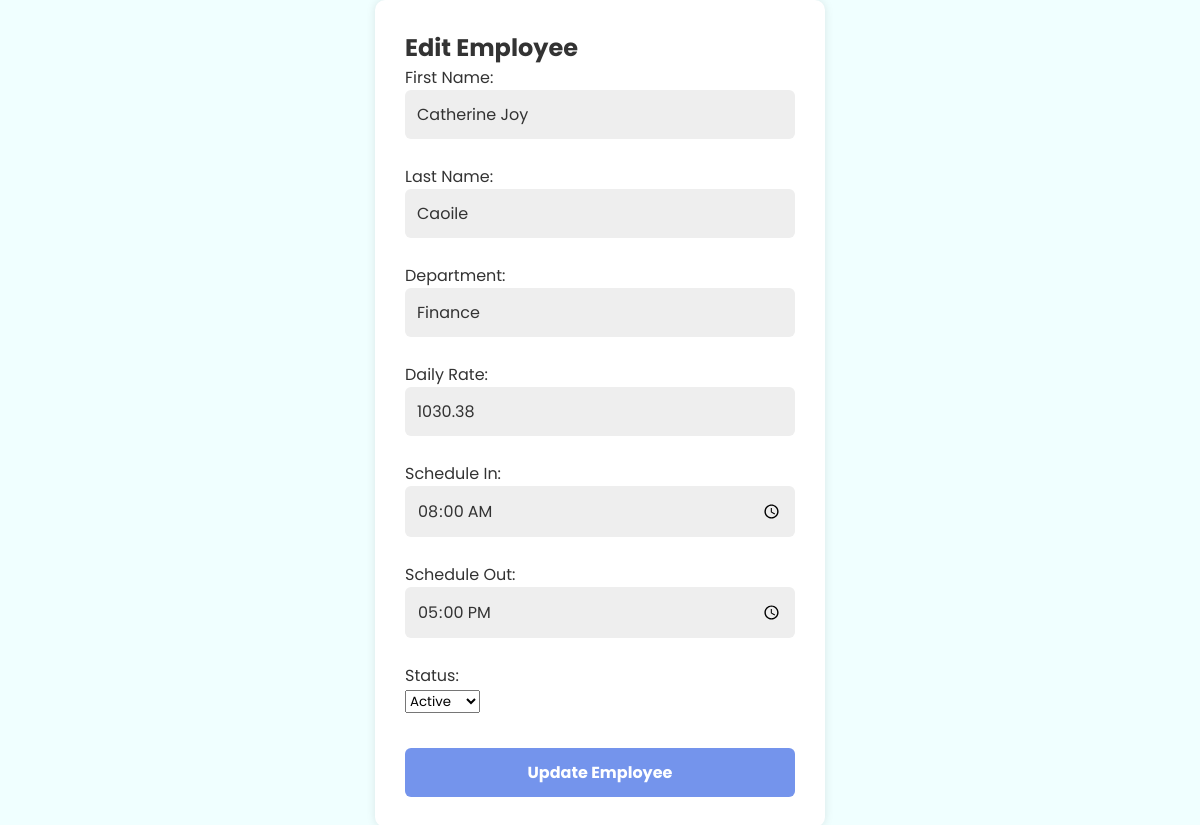
/edit_employee.php?id=17 (signed in), run on the app's committed database.
### tables this page shows
CREATE TABLE `employee` (
  `employee_id` int(11) NOT NULL,
  `first_name` varchar(50) NOT NULL,
  `last_name` varchar(50) NOT NULL,
  `department` varchar(50) NOT NULL,
  `schedule_in` time NOT NULL,
  `schedule_out` time NOT NULL,
  `created_at` timestamp NOT NULL DEFAULT current_timestamp(),
  `daily_rate` decimal(10,2) NOT NULL DEFAULT 0.00,
  `status` varchar(20) DEFAULT 'Active'
);

### edit_employee.php (the view, shortened to what this page needs)
<?php
$conn = new mysqli("localhost","root","","attendance_system");
$id = (int)$_GET['id'];
$stmt = $conn->prepare("SELECT * FROM employee WHERE employee_id=?");
$stmt->bind_param("i", $id);
$stmt->execute();
$result = $stmt->get_result();
$emp = $result->fetch_assoc();
?>
<!DOCTYPE html>
<html>
<head>
    <link rel="stylesheet" href="style.css">
</head>
<body>
<div class="container">
<div class="form-box">
<h2>Edit Employee</h2>
<form method="POST">
    First Name:<br>
    <input type="text" name="first_name" value="<?= htmlspecialchars($emp['first_name']); ?>" required><br><br>
    Last Name:<br>
    <input type="text" name="last_name" value="<?= htmlspecialchars($emp['last_name']); ?>" required><br><br>
    Department:<br>
    <input type="text" name="department" value="<?= htmlspecialchars($emp['department']); ?>" required><br><br>
    Daily Rate:<br>
    <input type="number" step="0.01" name="daily_rate" value="<?= $emp['daily_rate']; ?>" required><br><br>
    Schedule In:<br>
    <input type="time" name="schedule_in" value="<?= $emp['schedule_in']; ?>" required step="60"><br><br>
    Schedule Out:<br>
    <input type="time" name="schedule_out" value="<?= $emp['schedule_out']; ?>" required step="60"><br><br>
    Status:<br>
    <select name="status">
        <option value="Active" <?= $emp['status']=='Active'?'selected':'' ?>>Active</option>
    </select><br><br>
    <button type="submit" name="update">Update Employee</button>
</form>
</div>
</div>
</body>
</html>

### style.css (style rules this page uses)
* { margin: 0; padding: 0; box-sizing: border-box; font-family: "Poppins", sans-serif; }
.container { display: flex; justify-content: center; align-items: center; color: #333; background-color: azure; min-height: 100vh; }
.form-box { width: 100%; max-width: 450px; padding: 30px; background: #fff; border-radius: 10px; box-shadow: 0 0 10px rgba(0, 0, 0, 0.1); }
input { width: 100%; padding: 12px; background: #eee; border-radius: 6px; border: none; outline: none; font-size: 16px; color: #333; }
button { width: 100%; padding: 12px; border-radius: 6px; border: none; cursor: pointer; font-size: 16px; color: #fff; background-color: #7494ec; font-weight: bold; margin-top: 10px; transition: 0.5s; }

### data on the page
employee: first_name "Catherine Joy", last_name "Caoile", department "Finance", daily_rate "1030.38", schedule_in "08:00:00", schedule_out "17:00:00", status "Active"
